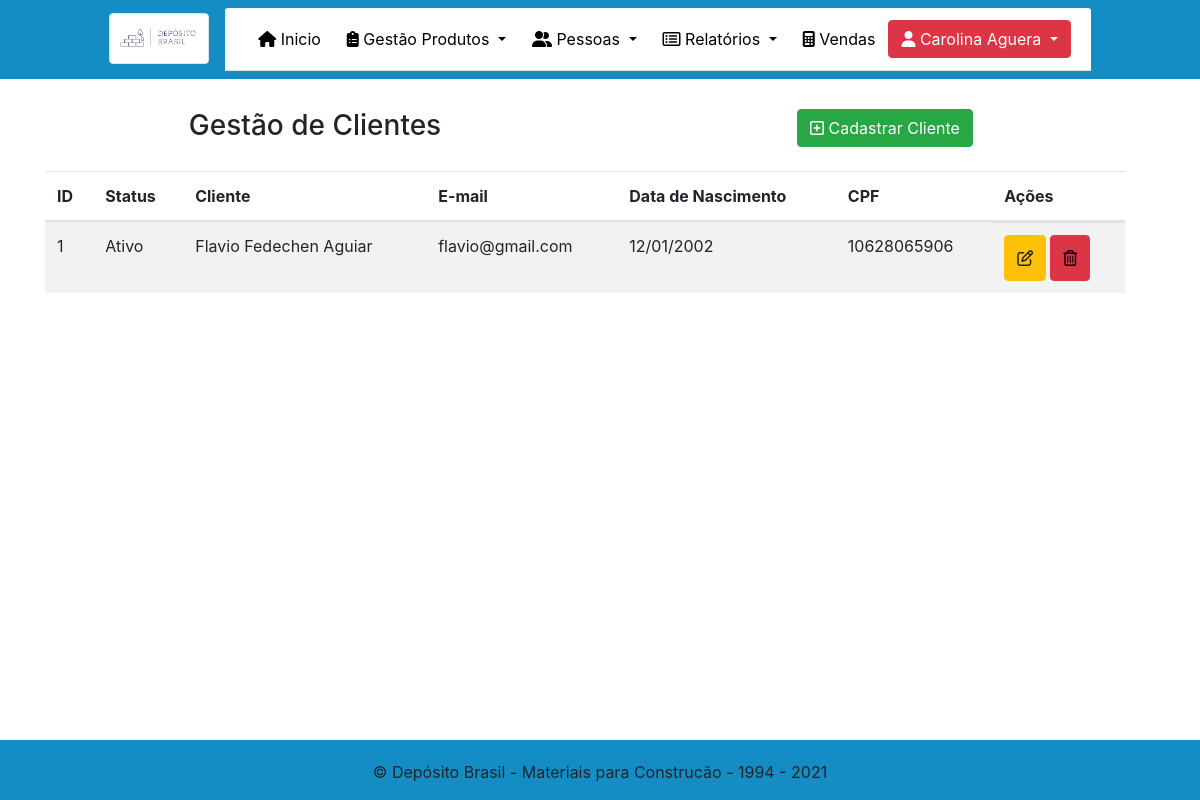
The app's page /Admin/clientes.php (signed in) with its own data.
### tables this page shows
CREATE TABLE `cliente` (
  `id` int(11) NOT NULL,
  `local_trabalho` varchar(200) DEFAULT NULL,
  `telefone_trabalho` varchar(45) DEFAULT NULL,
  `nome_completo` varchar(200) NOT NULL,
  `data_nascimento` date NOT NULL,
  `cpf` varchar(45) NOT NULL,
  `email` varchar(100) NOT NULL,
  `sexo` tinyint(1) NOT NULL,
  `telefone_residencial` varchar(45) DEFAULT NULL,
  `telefone_celular` varchar(45) NOT NULL,
  `rua` varchar(255) NOT NULL,
  `bairro` varchar(100) NOT NULL,
  `cep` varchar(45) NOT NULL,
  `numero` int(11) NOT NULL,
  `cidade` varchar(100) NOT NULL,
  `uf` varchar(2) NOT NULL,
  `status` tinyint(1) NOT NULL
);

### Admin/clientes.php (the view, shortened to what this page needs)
<!DOCTYPE html>
<html lang="pt-br">
<?php
require_once("../dependencias.php");
require_once("../menu.php");
?>
<head>
</head>
<?php
function formataData($data)
{
    return substr($data, 8, 2) . "/" .
        substr($data, 5, 2) . "/" .
        substr($data, 0, 4);
}
?>
<head>
</head>
<body class="teste">
    <div class="container" style="margin-top: 30px;">
        <center>
            <div class="row">
                <div class="col-sm-6">
                    <h3>Gestão de Clientes</h3>
                </div>
                <div class="col-sm-6">
                    <a href="NovoCliente.php" type="button" class="btn btn-success">
                        <i class="far fa-plus-square"></i> Cadastrar Cliente
                    </a>
                </div>
            </div>
        </center>
        <div class="row container" style="background: transparent;">
            <table class="table table-striped" style="margin-top: 20px; ">
                <thead>
                    <tr>
                        <th scope="col">ID</th>
                        <th scope="col">Status</th>
                        <th scope="col">Cliente</th>
                        <th scope="col">E-mail</th>
                        <th scope="col">Data de Nascimento</th>
                        <th scope="col">CPF</th>
                        <th scope="col">Ações</th>
                    </tr>
                </thead>
                <tbody>
                    <?php
                    $conexao = mysqli_connect('127.0.0.1', 'root', '', 'tcc');
                    $sql = "select * from cliente  ";
                    $clientes = mysqli_query($conexao, $sql);
                    while ($data = mysqli_fetch_array($clientes)) {
                        if ($data['status'] == 1) {
                            $statuscliente = 'Ativo';
                        } else {
                            $statuscliente = 'Inativo';
                        } ?>
                    <tr>
                        <td><?= $data['id']  ?></td>
                        <td><?= $statuscliente  ?></td>
                        <td><?= $data['nome_completo']  ?></td>
                        <td><?= $data['email']  ?></td>
                        <td><?= formataData($data['data_nascimento']) ?></td>
                        <td><?= $data['cpf']  ?></td>
                        <td class="actions d-flex">
                            <center>
                                <form action="clientes.php" name="form" method="post" class="needs-validation" novalidate>
                                    <button class="btn btn-warning btn-xs" type="button" style="margin-right: 4px; height: 46px; width: auto; " data-toggle="modal" data-target="#modalExemplo<?= $data['id'] ?>"><i class="far fa-edit"></i></button>
                                </form>
                            </center>
                            <button class="btn btn-danger btn-xs" style="height: 46px; width: auto; " type="button" data-toggle="modal" data-target="#ExemploModalCentralizado<?= $data['id'] ?>"><i class="far fa-trash-alt" style="color: black;"></i></button>
                        </td>
                    </tr>
                    <?php  }    ?>
                </tbody>
            </table>
        </div>
    </div>
    <?php
    require_once("rodape.php");
    ?>
</body>
</html>

### Admin/clientes.php (style rules this page uses)
.teste { background-image: url("../img/textura2.jpg"); }

### records on screen
cliente: id "1", status "Ativo", nome_completo "Flavio Fedechen Aguiar", email "flavio@gmail.com", data_nascimento "12/01/2002", cpf "10628065906"

### other values on screen
$_SESSION['nome_completo'] "Carolina Aguera"
